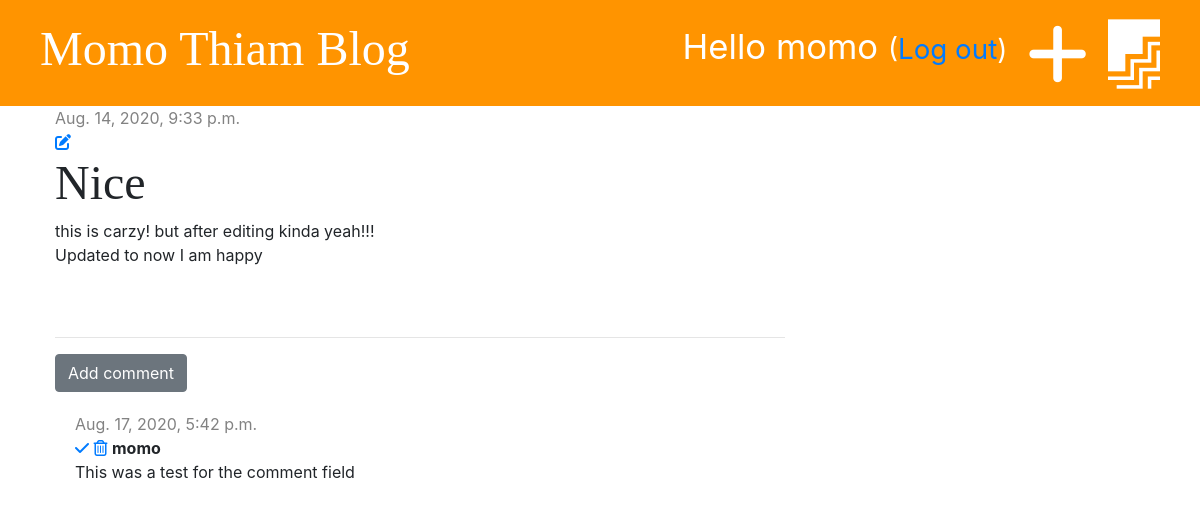
The page /post/5/ (signed in) on the database as committed earlier.
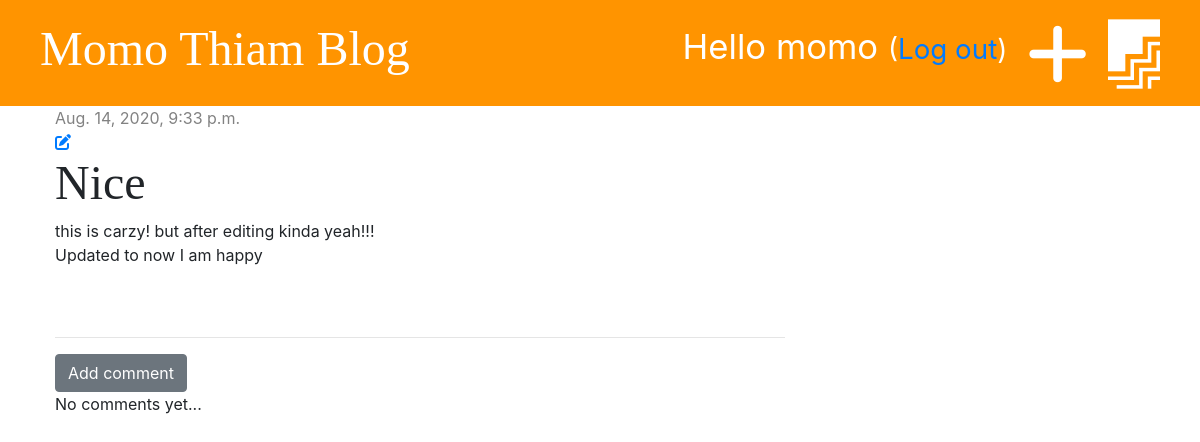
The same page on the database as committed later.
### blog/models.py (models this page shows, shortened)
class Comment(models.Model):
    post = models.ForeignKey('blog.Post', on_delete=models.CASCADE, related_name='comments')
    author = models.CharField(max_length=200)
    text = models.TextField()
    created_date = models.DateTimeField(default=timezone.now)
    approved = models.BooleanField(default=False)

### blog/views.py (the view)
# urls.py: path('post/<int:pk>/', views.post_detail, name='post_detail'),
def post_detail(request, pk):
    post = get_object_or_404(Post, pk=pk)
    stuff_for_frontend = {'post': post}
    return render(request, 'blog/post_detail.html', stuff_for_frontend)

### blog/templates/blog/post_detail.html (shortened to what this page needs)
{% extends 'blog/base.html' %}
{% block content %}
    <div class="post">
        {% if post.published_date %}
            <div class="date">
                {{ post.published_date }}
            </div>
        {% else %}
            <a href="{% url 'post_publish' pk=post.pk %}" class="btn btn-primary">Publish</a>
        {% endif %}
        {% if user.is_authenticated %}
            <a href="{% url 'post_edit' pk=post.pk %}"><i class="fas fa-edit"></i></a>
        {% endif %}
        <h1>{{ post.title }}</h1>
        <p>{{ post.text|linebreaksbr }}</p>
    </div>
    <hr>
    <a href="{% url 'add_comment_to_post' pk=post.pk %}" class="btn btn-secondary">Add comment</a>
    {% for comment in post.comments.all %}
        {% if user.is_authenticated or comment.approved %}
            <div class="comment">
                <div class="date">
                    {{ comment.created_date }}
                </div>
                {% if not comment.approved and user.is_superuser %}
                    <a href="{% url 'comment_approve' pk=comment.pk %}"><i class="fas fa-check"></i></a>
                    <a href="{% url 'comment_remove' pk=comment.pk %}"><i class="far fa-trash-alt"></i></a>
                {% endif %}
                <strong>{{ comment.author }}</strong>
                <p>{{ comment.text }}</p>
            </div>
        {% endif %}
    {% empty %}
        <p>No comments yet...</p>
    {% endfor %}
{% endblock %}

Rows that differ between the two databases and show on the page:
removed Comment: created_date "Aug. 17, 2020, 5:42 p.m.", approved False (drawn), author "momo", text "This was a test for the comment field"
Other text that changed with them:
text now shown: "No comments yet..."
